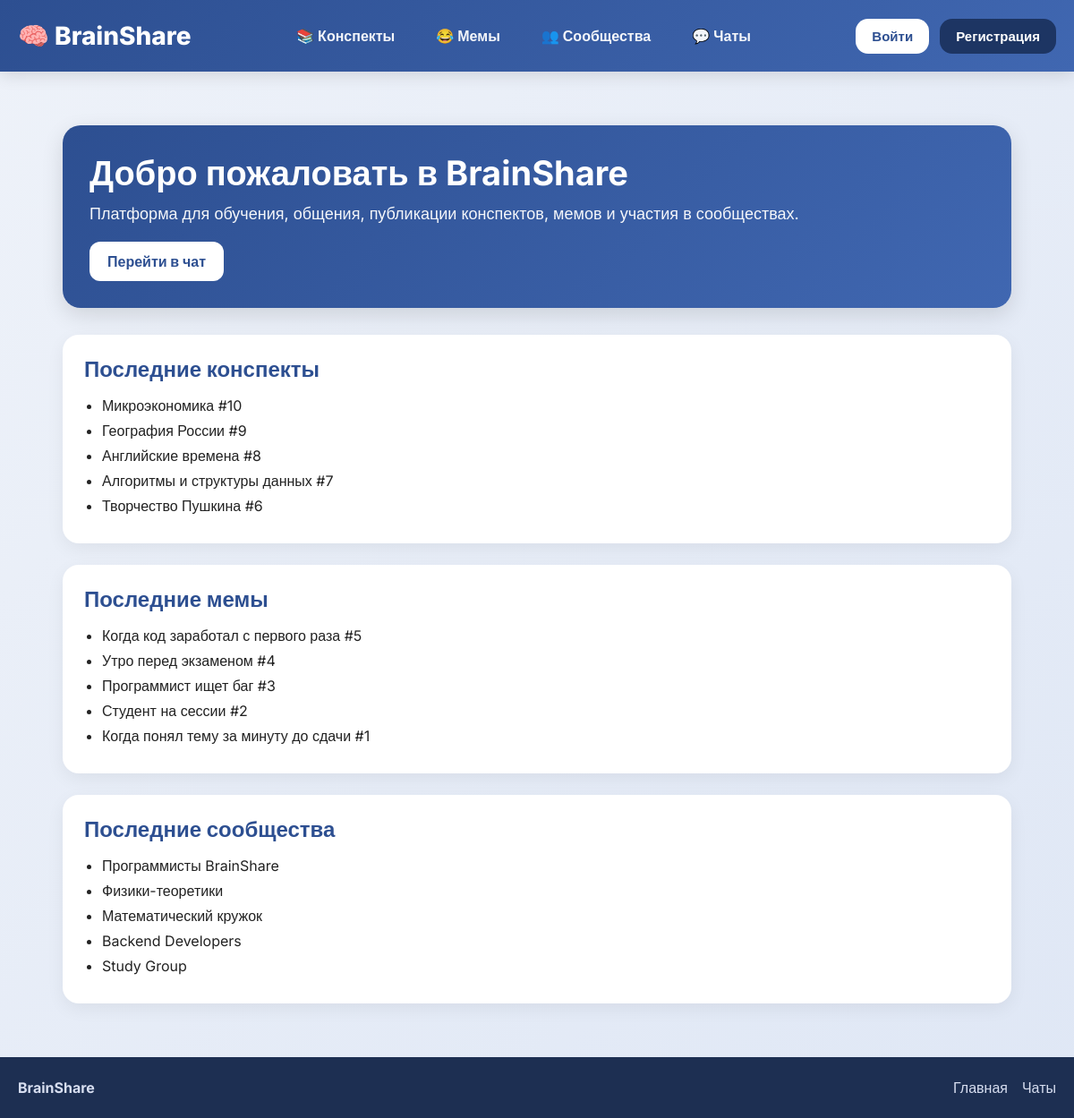
The page / on the database its author committed.
### notes/models.py (models this page shows, shortened)
class Note(models.Model):
    title = models.CharField(max_length=200, verbose_name="Заголовок")
    content = models.TextField(verbose_name="Содержание")
    image = models.ImageField(
        upload_to='notes_images/',
        verbose_name="Изображение",
        blank=True,
        null=True
    )
    author = models.ForeignKey(
        User,
        on_delete=models.CASCADE,
        related_name='notes',
        verbose_name="Автор"
    )
    created_at = models.DateTimeField(auto_now_add=True, verbose_name="Дата создания")
    updated_at = models.DateTimeField(auto_now=True, verbose_name="Дата обновления")
    is_public = models.BooleanField(default=True, verbose_name="Публичная")
    views_count = models.IntegerField(default=0, verbose_name="Просмотров")
    subject = models.CharField(max_length=100, verbose_name="Предмет", blank=True)
    class Meta:
        verbose_name = "Конспект"
        verbose_name_plural = "Конспекты"
        ordering = ['-created_at']
    def __str__(self):
        return self.title

### memes/models.py (models this page shows)
class Meme(models.Model):
    title = models.CharField(max_length=200, verbose_name="Заголовок")
    image_url = models.URLField(verbose_name="Ссылка на изображение")
    description = models.TextField(verbose_name="Описание", blank=True)
    author = models.ForeignKey(User, on_delete=models.CASCADE, related_name='memes', verbose_name="Автор")
    created_at = models.DateTimeField(auto_now_add=True, verbose_name="Дата создания")
    likes_count = models.IntegerField(default=0, verbose_name="Лайков")
    is_approved = models.BooleanField(default=True, verbose_name="Одобрено")
    category = models.CharField(max_length=50, verbose_name="Категория", default="Общее")
    class Meta:
        verbose_name = "Мем"
        verbose_name_plural = "Мемы"
        ordering = ['-created_at']
    def __str__(self):
        return self.title

### communities/models.py (models this page shows, shortened)
class Community(models.Model):
    name = models.CharField(max_length=100, verbose_name="Название")
    description = models.TextField(verbose_name="Описание", blank=True)
    image = models.ImageField(
        upload_to='communities/',
        verbose_name="Изображение",
        blank=True,
        null=True
    )
    creator = models.ForeignKey(
        User,
        on_delete=models.CASCADE,
        related_name='created_communities',
        verbose_name="Создатель"
    )
    members = models.ManyToManyField(
        User,
        through='CommunityMembership',
        related_name='communities',
        verbose_name="Участники"
    )
    created_at = models.DateTimeField(auto_now_add=True, verbose_name="Дата создания")
    is_private = models.BooleanField(default=False, verbose_name="Приватное")
    class Meta:
        verbose_name = "Сообщество"
        verbose_name_plural = "Сообщества"
        ordering = ['-created_at']
    def __str__(self):
        return self.name

### brainshare/views.py (the view)
# urls.py: path('', views.home, name='home'),
def home(request):
    show_banner = request.session.get('show_banner', True)
    recent_notes = Note.objects.all()[:5]
    recent_memes = Meme.objects.all()[:5]
    recent_communities = Community.objects.all()[:5]  # Добавлено на будущее, так как модель импортирована
    context = {
        'show_banner': show_banner,
        'recent_notes': recent_notes,
        'recent_memes': recent_memes,
        'recent_communities': recent_communities,
    }
    return render(request, 'home.html', context)

### brainshare/templates/home.html (shortened to what this page needs)
{% extends 'base.html' %}
{% block content %}
<div style="max-width: 1100px; margin: 40px auto; padding: 20px;">
    {% if show_banner %}
        <div style="background: linear-gradient(135deg, #2d4f91, #4067b1); color: white; padding: 30px; border-radius: 20px; margin-bottom: 30px; box-shadow: 0 8px 24px rgba(0,0,0,0.12);">
            <h1 style="font-size: 38px; margin-bottom: 12px;">Добро пожаловать в BrainShare</h1>
            <p style="font-size: 18px; opacity: 0.95; margin-bottom: 20px;">
                Платформа для обучения, общения, публикации конспектов, мемов и участия в сообществах.
            </p>
            <a href="{% url 'chat:room_list' %}"
               style="display: inline-block; text-decoration: none; background: white; color: #2d4f91; padding: 12px 20px; border-radius: 12px; font-weight: 700;">
                Перейти в чат
            </a>
        </div>
    {% endif %}
    <div style="display: grid; gap: 24px;">
        <div style="background: white; border-radius: 18px; padding: 24px; box-shadow: 0 6px 20px rgba(0,0,0,0.06);">
            <h2 style="color: #2d4f91; margin-bottom: 16px;">Последние конспекты</h2>
            {% if recent_notes %}
                <ul style="padding-left: 20px;">
                    {% for note in recent_notes %}
                        <li style="margin-bottom: 8px;">{{ note }}</li>
                    {% endfor %}
                </ul>
            {% else %}
                <p>Пока нет конспектов.</p>
            {% endif %}
        </div>
        <div style="background: white; border-radius: 18px; padding: 24px; box-shadow: 0 6px 20px rgba(0,0,0,0.06);">
            <h2 style="color: #2d4f91; margin-bottom: 16px;">Последние мемы</h2>
            {% if recent_memes %}
                <ul style="padding-left: 20px;">
                    {% for meme in recent_memes %}
                        <li style="margin-bottom: 8px;">{{ meme }}</li>
                    {% endfor %}
                </ul>
            {% else %}
                <p>Пока нет мемов.</p>
            {% endif %}
        </div>
        <div style="background: white; border-radius: 18px; padding: 24px; box-shadow: 0 6px 20px rgba(0,0,0,0.06);">
            <h2 style="color: #2d4f91; margin-bottom: 16px;">Последние сообщества</h2>
            {% if recent_communities %}
                <ul style="padding-left: 20px;">
                    {% for community in recent_communities %}
                        <li style="margin-bottom: 8px;">{{ community }}</li>
                    {% endfor %}
                </ul>
            {% else %}
                <p>Пока нет сообществ.</p>
            {% endif %}
        </div>
    </div>
</div>
{% endblock %}

### brainshare/templates/base.html (shortened to what this page needs)
<!DOCTYPE html>
<html lang="ru">
<head>
</head>
<body>
<header>
    <div class="container">
        <div class="header-content">
            <a href="{% url 'home' %}" class="logo">🧠 BrainShare</a>
            <nav>
                <a href="{% url 'notes:note_list' %}">📚 Конспекты</a>
                <a href="{% url 'memes:meme_list' %}">😂 Мемы</a>
                <a href="{% url 'communities:community_list' %}">👥 Сообщества</a>
                <a href="{% url 'chat:room_list' %}">💬 Чаты</a>
            </nav>
            <div class="nav-auth">
                {% if user.is_authenticated %}
                    <a href="{% url 'users:profile' %}" class="profile-btn">{{ user.username }}</a>
                    <form method="post" action="{% url 'users:logout' %}" style="margin:0;">
                        {% csrf_token %}
                        <button type="submit" class="logout-btn">Выход</button>
                    </form>
                {% else %}
                    <a href="{% url 'users:login' %}" class="login-btn">Войти</a>
                    <a href="{% url 'users:register' %}" class="register-btn">Регистрация</a>
                {% endif %}
            </div>
        </div>
    </div>
</header>
<main>
    {% block content %}{% endblock %}
</main>
<footer>
    <div class="container">
        <div class="footer-content">
            <div><strong>BrainShare</strong></div>
            <div class="footer-links">
                <a href="{% url 'home' %}">Главная</a>
                <a href="{% url 'chat:room_list' %}">Чаты</a>
            </div>
        </div>
    </div>
</footer>
</body>
</html>

### brainshare/templates/base.html (style rules this page uses)
* { margin: 0; padding: 0; box-sizing: border-box; }
body { font-family: 'Inter', sans-serif; background: linear-gradient(135deg, #eef2f9 0%, #dfe7f5 100%); min-height: 100vh; display: flex; flex-direction: column; color: #222; }
.container { width: 100%; max-width: 1200px; margin: 0 auto; padding: 0 20px; }
header { background: linear-gradient(135deg, #2d4f91, #4067b1); box-shadow: 0 4px 18px rgba(0,0,0,0.12); }
.header-content { min-height: 80px; display: flex; align-items: center; justify-content: space-between; gap: 20px; flex-wrap: wrap; padding: 14px 0; }
.logo { color: white; text-decoration: none; font-size: 28px; font-weight: 800; }
nav { display: flex; gap: 18px; align-items: center; flex-wrap: wrap; }
nav a { color: rgba(255,255,255,0.95); text-decoration: none; font-weight: 600; padding: 10px 14px; border-radius: 12px; transition: 0.2s; }
.nav-auth { display: flex; gap: 12px; align-items: center; flex-wrap: wrap; }
.nav-auth a, .nav-auth button { border: none; text-decoration: none; font-weight: 700; padding: 10px 18px; border-radius: 14px; cursor: pointer; font-size: 15px; }
.login-btn { background: white; color: #2d4f91; }
.register-btn { background: #1d3563; color: white; }
main { flex: 1; }
footer { margin-top: auto; background: #1d2f52; color: #d7def0; padding: 24px 0; }
.footer-content { display: flex; justify-content: space-between; gap: 16px; flex-wrap: wrap; align-items: center; }
.footer-links { display: flex; gap: 16px; flex-wrap: wrap; }
.footer-links a { color: #d7def0; text-decoration: none; }

### rows shown on the page
Note: title "Микроэкономика #10"
Note: title "География России #9"
Note: title "Английские времена #8"
Note: title "Алгоритмы и структуры данных #7"
Note: title "Творчество Пушкина #6"
Meme: title "Когда код заработал с первого раза #5"
Meme: title "Утро перед экзаменом #4"
Meme: title "Программист ищет баг #3"
Meme: title "Студент на сессии #2"
Meme: title "Когда понял тему за минуту до сдачи #1"
Community: name "Программисты BrainShare"
Community: name "Физики-теоретики"
Community: name "Математический кружок"
Community: name "Backend Developers"
Community: name "Study Group"
